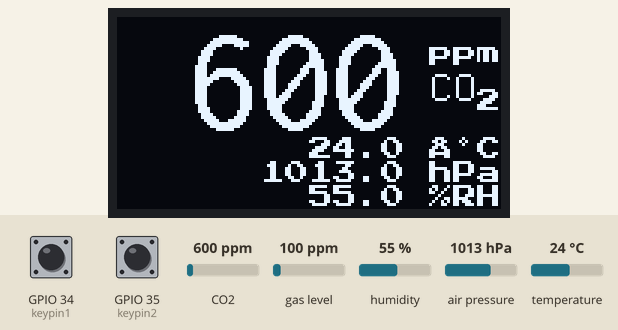
This sketch was run on a simulated ESP32. Shown: 128×64 one-colour display. The test bench sets the inputs (shaded band); at power-on: GPIO 34 (keypin1) LOW, CO2 600 ppm, humidity 55 %, air pressure 1013 hPa, temperature 24 °C, GPIO 35 (keypin2) LOW, gas level 100 ppm. What the sketch prints to the serial monitor is not drawn.

Above: at 4.7 s.
4.8 s: GPIO 34 (keypin1) pulled HIGH for 3.2 s
At 8.2 s:
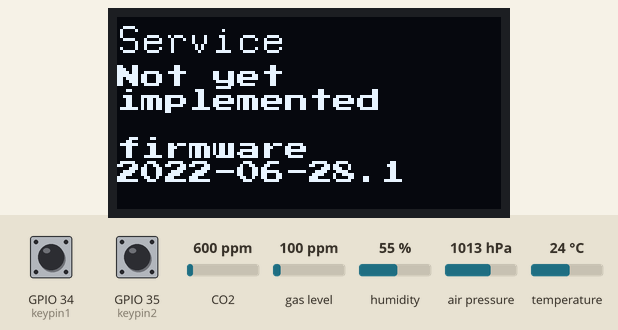
12.4 s: CO2 set to 452 ppm
At 15.9 s:
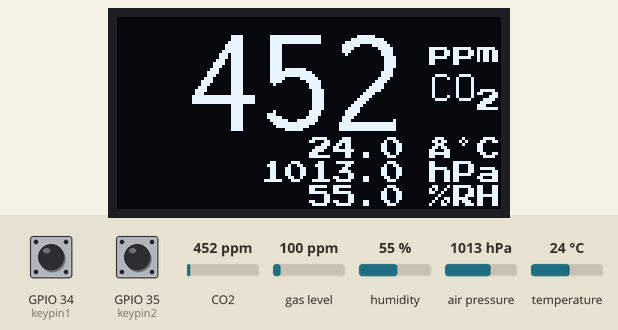
16.8 s: humidity set to 22 %
At 20.4 s:
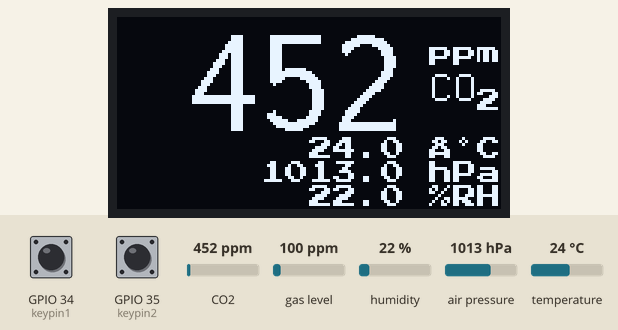
25.2 s: air pressure set to 952 hPa
At 28.7 s:
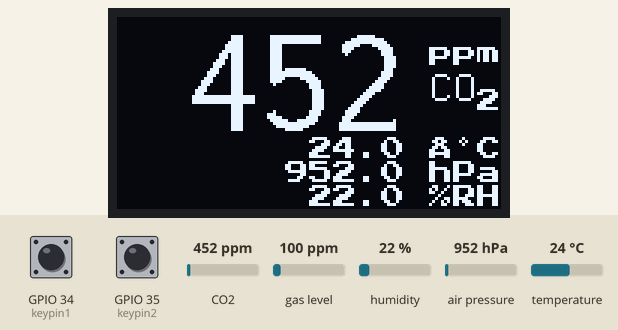
33.7 s: temperature set to 12 °C
At 36.9 s:
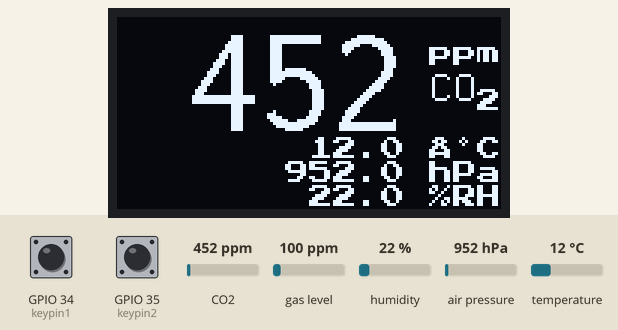
Timing chart, 0 to 38.4 s (numbered marks = the images above; inputs shaded):
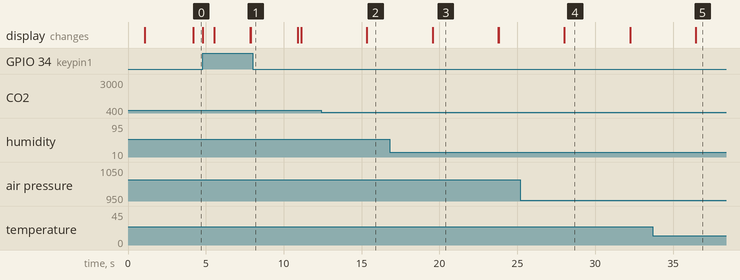

Measured:
- after the input at 4.8 s, the display: first changes at once (image 1 shows a later state)
- after the input at 12.4 s, the display: first changes after 2.9 s (image 2 shows a later state)
- after the input at 16.8 s, the display: first differs from a run without the input after 2.8 s (image 3)
- after the input at 25.2 s, the display: first differs from a run without the input after 2.8 s (image 4)
- after the input at 33.7 s, the display: first differs from a run without the input after 2.8 s (image 5)
- what the display in image 3 shows lasts 4.2 s, from 19.6 s to 23.8 s

The sketch:

airquality-firmware.ino
```cpp
/* as part of https://hackweek.opensuse.org/21/projects/indoor-air-quality-sensor */

#include <Wire.h>
#include <SPI.h>
#include <Arduino.h>
#include "MHZ19.h"
#include <SoftwareSerial.h>                                // Remove if using HardwareSerial
#include <U8x8lib.h>
#include <Adafruit_Sensor.h>
#include "Adafruit_BME680.h"

#define SEALEVELPRESSURE_HPA (1013.25)

Adafruit_BME680 bme;                                       // I2C 21 SDA, 22 SCL

#define RX_PIN 18                                          // Rx pin which the MHZ19 Tx pin is attached to
#define TX_PIN 19                                          // Tx pin which the MHZ19 Rx pin is attached to
#define BAUDRATE 9600                                      // Device to MH-Z19 Serial baudrate (should not be changed)

String firmware = "2022-06-28.1";

#define keypin1 34 // button 1
#define keypin2 35 // button 2

/* keys */
boolean key1;
boolean lastkey1;
int keyduration1;
boolean key2;
boolean lastkey2;
int keyduration2;
int longkey = 3;   //seconds to enter menu

int refresh = 4000;
bool bmefail = false;
bool powersave = false;

int MHZTemp;  // for reference only, usually too high
int co2;
float temp;
float press;
float humid;
float gas;
char rco2[7];
char rtemp[7];     //output formatting
char rpress[7];
char rhumid[7];
char rgas[7];

//U8X8_SSD1306_128X32_UNIVISION_HW_I2C u8x8(/* reset=*/ U8X8_PIN_NONE, /* clock=*/ SCL, /* data=*/ SDA); // 4 lines
U8X8_SSD1306_128X64_NONAME_HW_I2C u8x8(/* reset=*/ U8X8_PIN_NONE); // 8 lines

MHZ19 myMHZ19;                                             // Constructor for library
SoftwareSerial mySerial(RX_PIN, TX_PIN);                   // (Uno example) create device to MH-Z19 serial

unsigned long getDataTimer = 0;

void setup()
{
    pinMode(keypin1, INPUT); //down button
    pinMode(keypin2, INPUT); //up button
    u8x8.begin();
    u8x8.setPowerSave(0);
    Serial.begin(9600);                                     // Device to serial monitor feedback
    delay(1000);
    mySerial.begin(BAUDRATE);                               // (Uno example) device to MH-Z19 serial start
    myMHZ19.begin(mySerial);                                // *Serial(Stream) refence must be passed to library begin().
    Serial.println("");
    Serial.print("MHZ19 CO2 range: ");
    Serial.println(myMHZ19.getRange());
    myMHZ19.autoCalibration();                              // Turn auto calibration ON (OFF autoCalibration(false))
    bmeinit();

    Serial.print("Refresh: ");
    Serial.println(refresh);
    Serial.println("");

    prepdisplay();
}

void bmeinit() {
  Serial.println(F("bme680 init: temp, press, humid, quality"));

    if (!bme.begin()) {
      Serial.println("Could not find bme680 sensor, halt!");
      while (1);
    }

    //Set up oversampling and filter initialization
    bme.setTemperatureOversampling(BME680_OS_8X);
    bme.setHumidityOversampling(BME680_OS_2X);
    bme.setPressureOversampling(BME680_OS_4X);
    bme.setIIRFilterSize(BME680_FILTER_SIZE_3);
    bme.setGasHeater(320, 150); // 320*C for 150 ms

    bmefail = false;
}

void f1() {
  u8x8.setFont(u8x8_font_pressstart2p_f);
}

void f2() {
  u8x8.setFont(u8x8_font_8x13_1x2_f);
}

void f3() {
  u8x8.setFont(u8x8_font_inr33_3x6_f);
}

void readbme() {
  if (! bme.performReading()) {
    Serial.println("bme sensor fail, try re-init ...");
    bmefail = true;
    return;
  }
  else {
    temp = bme.temperature;
    press = bme.pressure / 100.0;
    humid = bme.humidity;
    gas = bme.gas_resistance / 1000.0;
  }
}

void readmhz() {
  MHZTemp = myMHZ19.getTemperature();
  co2 = myMHZ19.getCO2();

}

void error() {
  if ( bmefail == true ) {
    u8x8.clear();
    u8x8.drawUTF8(0,0, "bme sensor fail");
    u8x8.drawUTF8(0,1, "try re-init ...");
    u8x8.drawUTF8(0,5, "firmware");
    u8x8.setCursor(0,6);
    u8x8.print(firmware);
    delay(5000);
    bmeinit();
    prepdisplay();
  }
}

void service() {
  u8x8.clear();
  f2();
  u8x8.drawUTF8(0,0, "Service");
  f1();
  u8x8.drawUTF8(0,2, "Not yet");
  u8x8.drawUTF8(0,3, "implemented");
  u8x8.drawUTF8(0,5, "firmware");
  u8x8.setCursor(0,6);
  u8x8.print(firmware);
  delay(3000);
  prepdisplay();
}

void checkkey() {
  key1 = digitalRead(keypin1);
  key2 = digitalRead(keypin2);

  if ( key1 == true) {
    key2 = 0;
    keyduration2 = 0;
    keyduration1++;
    if ( keyduration1 == ( 25 * longkey )) { // force on
      powersave = 0;
      u8x8.setPowerSave(powersave);

    }
    if ( keyduration1 > ( 100 * longkey )) {
      Serial.println("key1 long press, not implemented");
      service();

      lastkey1 = 0;
      key1 = 0;
    }
  }
  else {
    keyduration1 = 0;
  }
  if (key1 != lastkey1) {    //key change?
    if ( key1 > lastkey1 ) { //toggle only when key down
      powersave = !powersave;
    }
    lastkey1 = key1;
    u8x8.setPowerSave(powersave);
  }

  if ( key2 == true) {
    keyduration2++;
    if ( keyduration2 > ( 100 * longkey )) {
      Serial.println("key2 long press, not implemented");
      lastkey2 = 0;
      key2 = 0;
    }
  }
  else {
    keyduration2 = 0;
  }
  if (key2 != lastkey2) {    //key change?
    if ( key2 > lastkey2 ) { //toggle only when key down
      Serial.println("key1 not implemented");
    }
    lastkey2 = key2;
  }
  delay(10);
}

void serialout() {
  Serial.print("CO2 = ");
  Serial.println(co2);
  //Serial.print("MHZTemp = ");
  //Serial.println(MHZTemp);
  Serial.print("Temperature = ");
  Serial.println(temp);
  Serial.print("Pressure = ");
  Serial.println(press);
  Serial.print("Humidity = ");
  Serial.println(humid);
  Serial.print("Quality = ");
  Serial.println(gas);

}

void prepdisplay() { // provides the skeleton with units, static
  u8x8.clear();
  f1();
  u8x8.drawUTF8(13,1, "ppm");
  f2();
  u8x8.drawUTF8(13,2, "CO");
  f1();
  u8x8.drawUTF8(15,3, "2");
  u8x8.drawUTF8(13, 5, "°C");
  u8x8.drawUTF8(13,6, "hPa");
  u8x8.drawUTF8(13,7, "%RH");
  //u8x8.drawUTF8(14,3, "Q");
}

void oledout() {
  // format vars
  dtostrf(co2, 4, 0, rco2);
  dtostrf(temp, 4, 1, rtemp);
  dtostrf(press, 6, 1, rpress);
  dtostrf(humid, 4, 1, rhumid);
  dtostrf(gas, 6, 1, rgas);
  // format output
  u8x8.setCursor(0,0);
  f3();
  u8x8.print(rco2);
  f1();
  u8x8.setCursor(8,5);  // (x,y)
  u8x8.print(rtemp);
  u8x8.setCursor(6,6);
  u8x8.print(rpress);
  u8x8.setCursor(8,7);
  u8x8.print(rhumid);
  //u8x8.setCursor(7,3);
  //u8x8.print(rgas);
}

void loop()
{
    if ( millis() - getDataTimer >= refresh )
    {
        readmhz();
        readbme();
        error();
        oledout();
        serialout();
        getDataTimer = millis();
    }
    checkkey();
}
```
